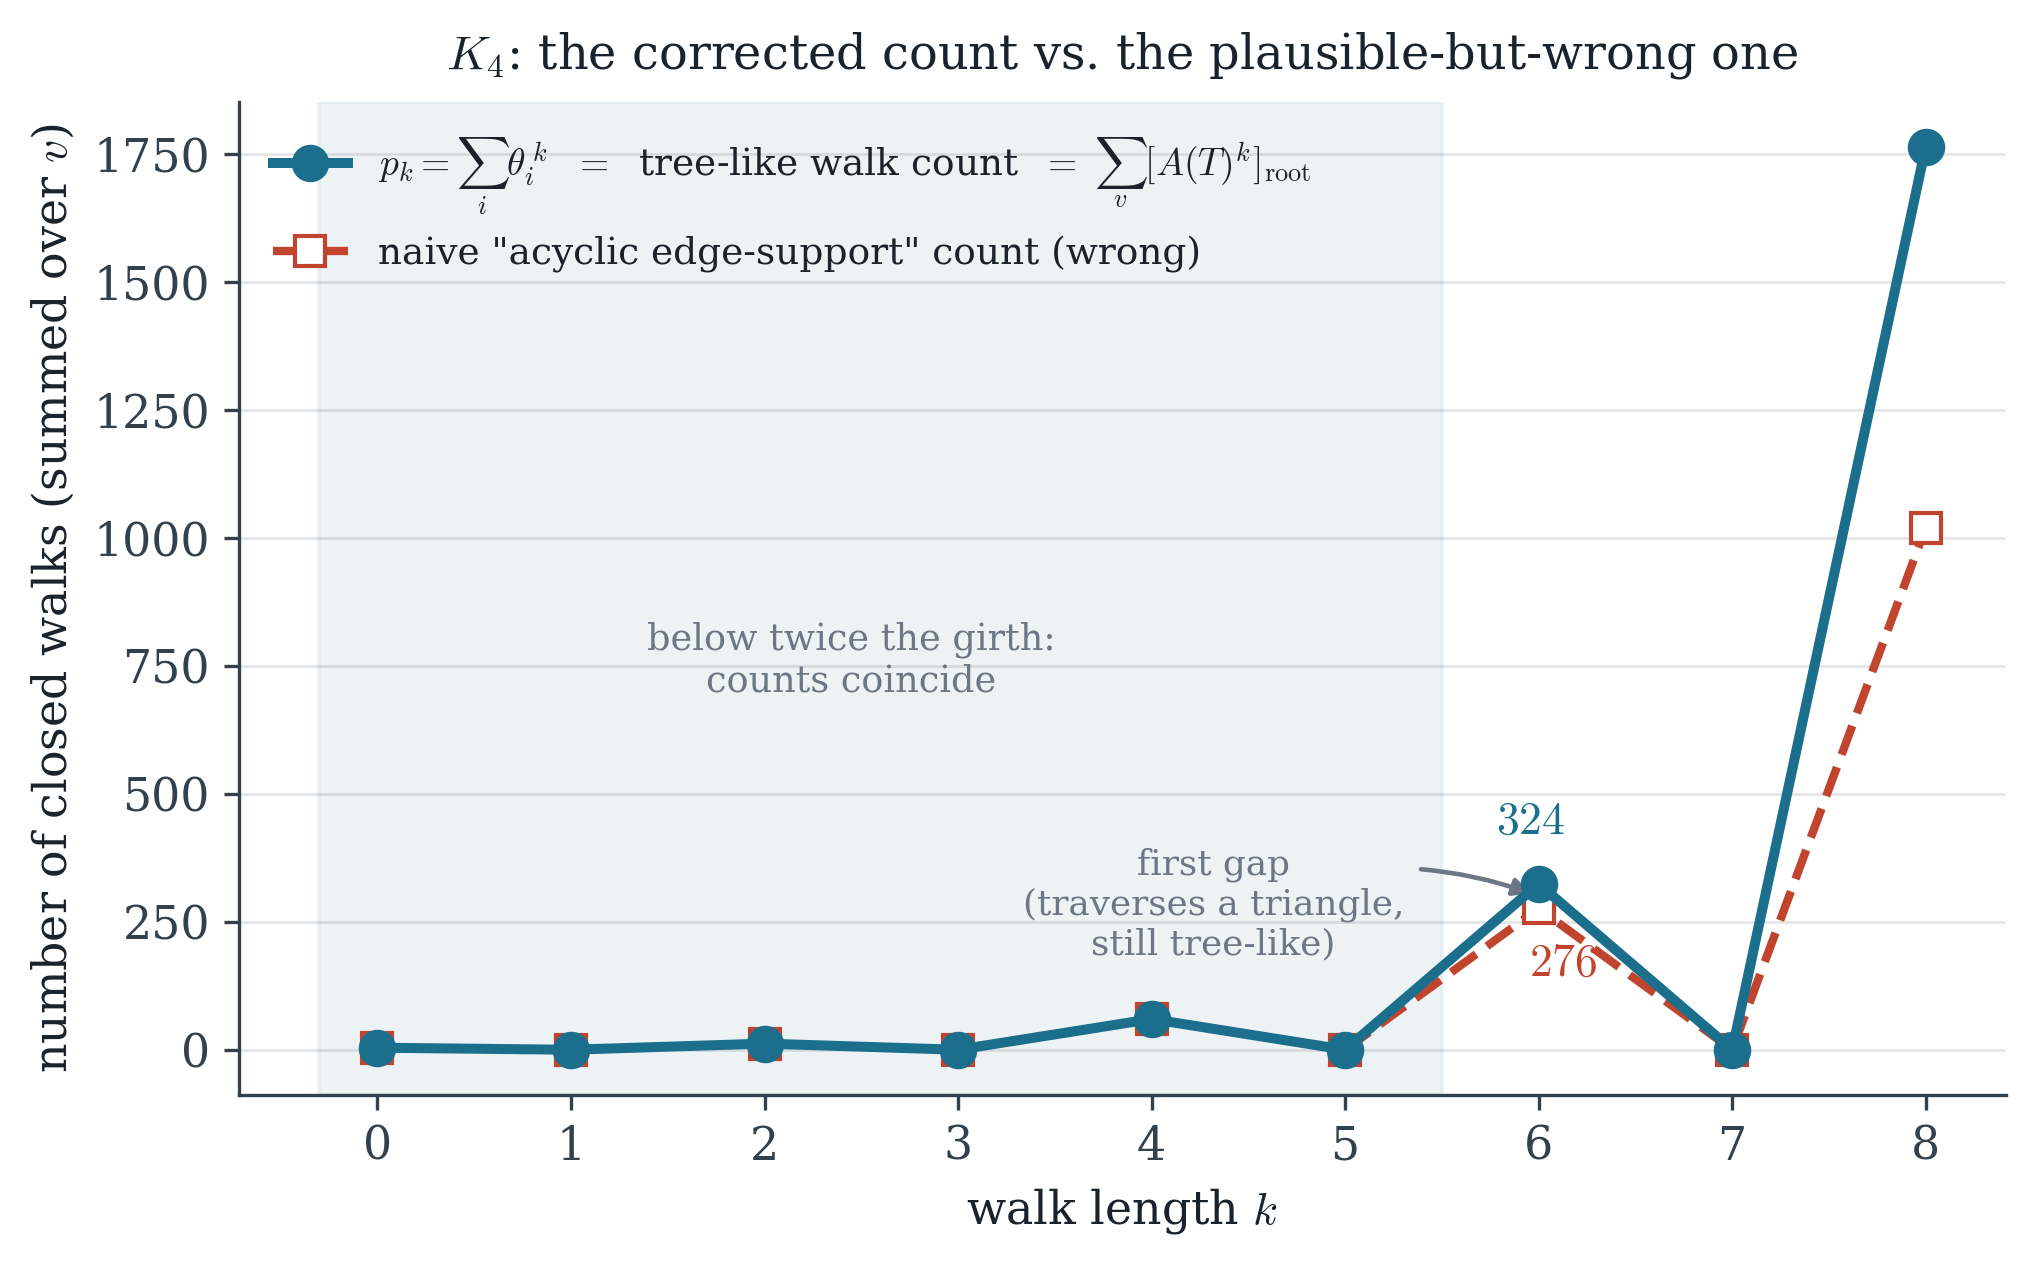

The Python source for this figure:
"""Part III, Figure 2 — why the definition matters, and that it is right.

For K4, length k = 0..8:
  * matching power sum  p_k = sum_i theta_i^k  (roots of mu_{K4}=x^4-6x^2+3),
  * the path-tree / tree-like walk count  sum_v [A(T(K4,v))^k]_root,
  * the NAIVE 'acyclic edge-support' count.
The first two coincide exactly (the bijection of this paper); the naive count
agrees through k=5 and then UNDERCOUNTS -- 276 against 324 at k=6 -- because a
tree-like walk may traverse all three edges of a triangle while every
intermediate path stays simple. This is the datapoint that selected the
liftSeq definition before any formal effort.
"""
import numpy as np
import matplotlib.pyplot as plt
from fig_style import setup, save, COL
setup()

# roots of the matching polynomial of K4:  mu = x^4 - 6 x^2 + 3  ->  x^2 = 3 +- sqrt6
import math
s = math.sqrt(6.0)
roots = [math.sqrt(3 + s), -math.sqrt(3 + s), math.sqrt(3 - s), -math.sqrt(3 - s)]
ks = list(range(0, 9))
pk = [round(sum(r**k for r in roots)) for k in ks]            # = tree-like = path-tree count
# naive acyclic-edge-support closed-walk count on K4 (computed exactly, verify_godsil.py):
naive = [4, 0, 12, 0, 60, 0, 276, 0, 1020]                    # agrees to k=5, breaks at k=6 (276<324)

fig, ax = plt.subplots(figsize=(7.6, 4.3))

ax.plot(ks, pk, '-o', color=COL['pos'], lw=2.4, ms=8, zorder=4,
        label=r'$p_k=\sum_i\theta_i^{\,k}$  $=$  tree-like walk count  $=\ \sum_v[A(T)^k]_{\rm root}$')
ax.plot(ks, naive, '--s', color=COL['neg'], lw=2.0, ms=7, zorder=3, mfc='white',
        label=r'naive "acyclic edge-support" count (wrong)')

# annotate the first divergence at k=6
ax.annotate(r'$324$', (6, 324), textcoords="offset points", xytext=(-2, 12),
            color=COL['pos'], fontsize=11, ha='center', fontweight='bold')
ax.annotate(r'$276$', (6, 276), textcoords="offset points", xytext=(6, -16),
            color=COL['neg'], fontsize=11, ha='center', fontweight='bold')
ax.annotate('first gap\n(traverses a triangle,\nstill tree-like)', (6, 300),
            textcoords="offset points", xytext=(-78, -2), fontsize=8.6, color=COL['grey'],
            ha='center', va='center',
            arrowprops=dict(arrowstyle='-|>', color=COL['grey'], lw=1.1,
                            connectionstyle="arc3,rad=-0.2"))
# shade the agreement region k<=5
ax.axvspan(-0.3, 5.5, color=COL['band'], alpha=0.5, zorder=0)
ax.text(2.45, 760, 'below twice the girth:\ncounts coincide',
        fontsize=8.8, color=COL['grey'], ha='center', va='center')

ax.set_xlabel(r'walk length $k$'); ax.set_ylabel(r'number of closed walks (summed over $v$)')
ax.set_title(r'$K_4$: the corrected count vs. the plausible-but-wrong one', fontsize=11.5, pad=8)
ax.set_xticks(ks)
ax.legend(loc='upper left', fontsize=9.0, frameon=False)
ax.grid(True, axis='y', color=COL['grey'], alpha=0.18, lw=0.7)
for sp in ('top', 'right'):
    ax.spines[sp].set_visible(False)

save(fig, "pt_fig2_moments")
